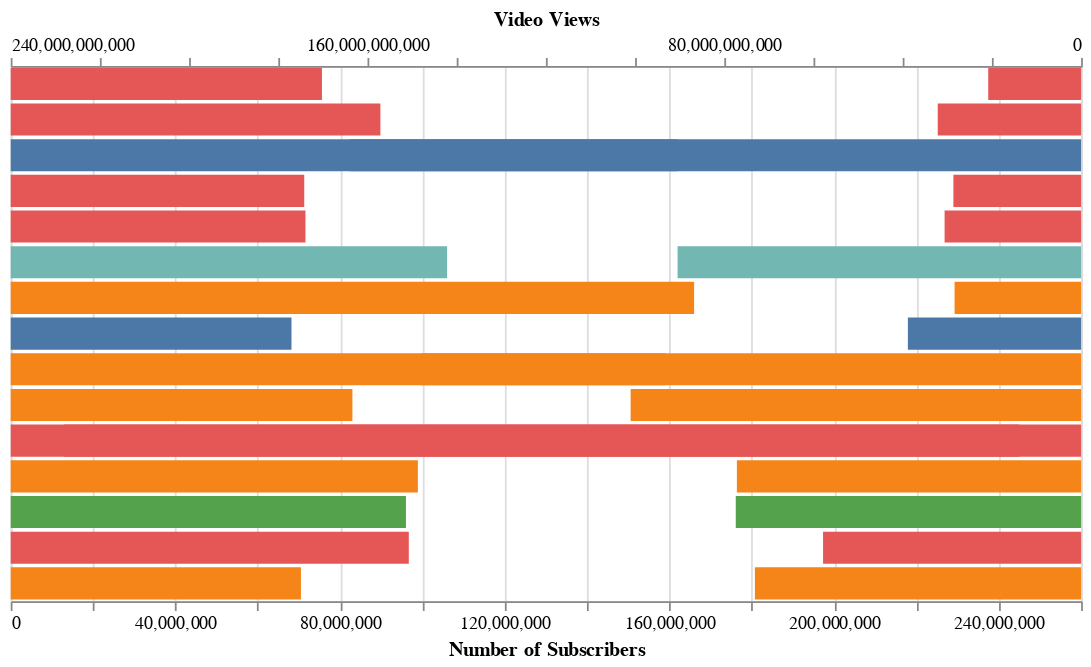

Notebook code cell kept with this figure:
### Code cell
# Plot for Subscribers (positive X-axis)
plot_subscribers = alt.Chart(top_channels).mark_bar().encode(
    y=alt.Y('youtuber:N', title='YouTube Channel'),
    x=alt.X('subscribers:Q', title='Number of Subscribers'),
    color=alt.condition(channel_type_select, 'channel_type:N', alt.value('lightgray'), legend=None),
    tooltip=['youtuber', 'subscribers', 'channel_type:N']
).add_selection(
    select_country,
    channel_type_select
)

# Plot for Video Views (negative X-axis)
plot_views = alt.Chart(top_channels).mark_bar().encode(
    y=alt.Y('youtuber:N', axis=None),
    x=alt.X('video_views:Q', title='Video Views', scale=alt.Scale(reverse=True, zero=False)),
    color=alt.condition(channel_type_select, 'channel_type:N', alt.value('lightgray'), legend=None),
    tooltip=['youtuber', 'subscribers', 'channel_type:N']
).add_selection(
    select_country,
    channel_type_select
)

# Combining the plots with independent x-axis scales
combined_plots = alt.layer(plot_subscribers, plot_views).resolve_scale(
    y='shared',
    x='independent'  # Each plot keeps its own x-axis scale
).properties(
    width=600,
    height=300
)

# Display the combined plots
combined_plots

### Figure 1 — Vega-Lite specification as saved in the notebook (floating-point values rounded to 4 significant figures)
{"config": {"view": {"continuousWidth": 300, "continuousHeight": 300}}, "layer": [{"mark": {"type": "bar"}, "encoding": {"color": {"condition": {"param": "param_1", "field": "channel_type", "type": "nominal", "legend": null}, "value": "lightgray"}, "tooltip": [{"field": "youtuber", "type": "nominal"}, {"field": "subscribers", "type": "quantitative"}, {"field": "channel_type", "type": "nominal"}], "x": {"field": "subscribers", "title": "Number of Subscribers", "type": "quantitative"}, "y": {"field": "youtuber", "title": "YouTube Channel", "type": "nominal"}}, "name": "view_6"}, {"mark": {"type": "bar"}, "encoding": {"color": {"condition": {"param": "param_1", "field": "channel_type", "type": "nominal", "legend": null}, "value": "lightgray"}, "tooltip": [{"field": "youtuber", "type": "nominal"}, {"field": "subscribers", "type": "quantitative"}, {"field": "channel_type", "type": "nominal"}], "x": {"field": "video_views", "scale": {"reverse": true, "zero": false}, "title": "Video Views", "type": "quantitative"}, "y": {"axis": null, "field": "youtuber", "type": "nominal"}}}], "data": {"name": "data-a2206f8ef6687f4015374d7d1249e193"}, "height": 300, "params": [{"name": "Select", "select": {"type": "point", "fields": ["Country"]}, "bind": {"input": "select", "options": ["India", "United States", "Russia", "South Korea", "Canada"]}, "views": ["view_6"]}, {"name": "param_1", "select": {"type": "point", "fields": ["channel_type"]}, "bind": {"input": "select", "options": ["Music", "Entertainment", "Education", "News", "Comedy", "Film", "Tech", "Howto", "People", "Games", NaN, "Sports", "Nonprofit", "Animals", "Autos", null], "labels": ["Music", "Entertainment", "Education", "News", "Comedy", "Film", "Tech", "Howto", "People", "Games", "nan", "Sports", "Nonprofit", "Animals", "Autos", "All"], "name": "Channel Type:"}, "views": ["view_6"]}], "resolve": {"scale": {"x": "independent", "y": "shared"}}, "width": 600, "$schema": "https://vega.github.io/schema/vega-lite/v5.14.1.json", "datasets": {"data-a2206f8ef6687f4015374d7d1249e193": [{"youtuber": "T-Series", "subscribers": 245000000, "video_views": 228000000000.0, "category": "Music", "title": "T-Series", "uploads": 20082, "Country": "India", "abbreviation": "IN", "channel_type": "Music", "video_views_rank": 1.0, "country_rank": 1.0, "channel_type_rank": 1.0, "video_views_for_the_last_30_days": 2258000000.0, "lowest_monthly_earnings": 564600.0, "highest_monthly_earnings": 9000000.0, "lowest_yearly_earnings": 6800000.0, "highest_yearly_earnings": 108400000.0, "subscribers_for_last_30_days": 2000000.0, "gross_tertiary_education_enrollment": 28.1, "population": 1366000000.0, "unemployment_rate": 5.36, "urban_population": 471000000.0, "latitude": 20.59, "longitude": 78.96, "created_date": "2006-03-13T00:00:00", "unemployment_rate_ordinal": "Moderate", "education_enrollment_ordinal": "Low", "ID": 356, "Continent": "Asia"}, {"youtuber": "MrBeast", "subscribers": 166000000, "video_views": 28370000000.0, "category": "Entertainment", "title": "MrBeast", "uploads": 741, "Country": "United States", "abbreviation": "US", "channel_type": "Entertainment", "video_views_rank": 48.0, "country_rank": 1.0, "channel_type_rank": 1.0, "video_views_for_the_last_30_days": 1348000000.0, "lowest_monthly_earnings": 337000.0, "highest_monthly_earnings": 5400000.0, "lowest_yearly_earnings": 4000000.0, "highest_yearly_earnings": 64700000.0, "subscribers_for_last_30_days": 8000000.0, "gross_tertiary_education_enrollment": 88.2, "population": 328200000.0, "unemployment_rate": 14.7, "urban_population": 270700000.0, "latitude": 37.09, "longitude": -95.71, "created_date": "2012-02-20T00:00:00", "unemployment_rate_ordinal": "High", "education_enrollment_ordinal": "High", "ID": 840, "Continent": "North America"}, {"youtuber": "Cocomelon - Nursery Rhymes", "subscribers": 162000000, "video_views": 164000000000.0, "category": "Education", "title": "Cocomelon - Nursery Rhymes", "uploads": 966, "Country": "United States", "abbreviation": "US", "channel_type": "Education", "video_views_rank": 2.0, "country_rank": 2.0, "channel_type_rank": 1.0, "video_views_for_the_last_30_days": 1975000000.0, "lowest_monthly_earnings": 493800.0, "highest_monthly_earnings": 7900000.0, "lowest_yearly_earnings": 5900000.0, "highest_yearly_earnings": 94800000.0, "subscribers_for_last_30_days": 1000000.0, "gross_tertiary_education_enrollment": 88.2, "population": 328200000.0, "unemployment_rate": 14.7, "urban_population": 270700000.0, "latitude": 37.09, "longitude": -95.71, "created_date": "2006-09-01T00:00:00", "unemployment_rate_ordinal": "High", "education_enrollment_ordinal": "High", "ID": 840, "Continent": "North America"}, {"youtuber": "SET India", "subscribers": 159000000, "video_views": 148000000000.0, "category": "Shows", "title": "SET India", "uploads": 116536, "Country": "India", "abbreviation": "IN", "channel_type": "Entertainment", "video_views_rank": 3.0, "country_rank": 2.0, "channel_type_rank": 2.0, "video_views_for_the_last_30_days": 1824000000.0, "lowest_monthly_earnings": 455900.0, "highest_monthly_earnings": 7300000.0, "lowest_yearly_earnings": 5500000.0, "highest_yearly_earnings": 87500000.0, "subscribers_for_last_30_days": 1000000.0, "gross_tertiary_education_enrollment": 28.1, "population": 1366000000.0, "unemployment_rate": 5.36, "urban_population": 471000000.0, "latitude": 20.59, "longitude": 78.96, "created_date": "2006-09-20T00:00:00", "unemployment_rate_ordinal": "Moderate", "education_enrollment_ordinal": "Low", "ID": 356, "Continent": "Asia"}, {"youtuber": "Like Nastya", "subscribers": 106000000, "video_views": 90480000000.0, "category": "People & Blogs", "title": "Like Nastya Vlog", "uploads": 493, "Country": "Russia", "abbreviation": "RU", "channel_type": "People", "video_views_rank": 630.0, "country_rank": 5.0, "channel_type_rank": 25.0, "video_views_for_the_last_30_days": 48950000.0, "lowest_monthly_earnings": 12200.0, "highest_monthly_earnings": 195800.0, "lowest_yearly_earnings": 146800.0, "highest_yearly_earnings": 2300000.0, "subscribers_for_last_30_days": 100000.0, "gross_tertiary_education_enrollment": 81.9, "population": 144400000.0, "unemployment_rate": 4.59, "urban_population": 107700000.0, "latitude": 61.52, "longitude": 105.3, "created_date": "2016-01-14T00:00:00", "unemployment_rate_ordinal": "Low", "education_enrollment_ordinal": "High", "ID": 643, "Continent": "Europe"}, {"youtuber": "Vlad and Niki", "subscribers": 98900000, "video_views": 77180000000.0, "category": "Entertainment", "title": "Vlad and Niki", "uploads": 574, "Country": "United States", "abbreviation": "US", "channel_type": "Entertainment", "video_views_rank": 8.0, "country_rank": 5.0, "channel_type_rank": 6.0, "video_views_for_the_last_30_days": 580600000.0, "lowest_monthly_earnings": 145100.0, "highest_monthly_earnings": 2300000.0, "lowest_yearly_earnings": 1700000.0, "highest_yearly_earnings": 27900000.0, "subscribers_for_last_30_days": 600000.0, "gross_tertiary_education_enrollment": 88.2, "population": 328200000.0, "unemployment_rate": 14.7, "urban_population": 270700000.0, "latitude": 37.09, "longitude": -95.71, "created_date": "2018-04-23T00:00:00", "unemployment_rate_ordinal": "High", "education_enrollment_ordinal": "High", "ID": 840, "Continent": "North America"}, {"youtuber": "Zee Music Company", "subscribers": 96700000, "video_views": 57860000000.0, "category": "Music", "title": "Zee Music Company", "uploads": 8548, "Country": "India", "abbreviation": "IN", "channel_type": "Music", "video_views_rank": 12.0, "country_rank": 3.0, "channel_type_rank": 2.0, "video_views_for_the_last_30_days": 803600000.0, "lowest_monthly_earnings": 200900.0, "highest_monthly_earnings": 3200000.0, "lowest_yearly_earnings": 2400000.0, "highest_yearly_earnings": 38600000.0, "subscribers_for_last_30_days": 1100000.0, "gross_tertiary_education_enrollment": 28.1, "population": 1366000000.0, "unemployment_rate": 5.36, "urban_population": 471000000.0, "latitude": 20.59, "longitude": 78.96, "created_date": "2014-03-12T00:00:00", "unemployment_rate_ordinal": "Moderate", "education_enrollment_ordinal": "Low", "ID": 356, "Continent": "Asia"}, {"youtuber": "WWE", "subscribers": 96000000, "video_views": 77430000000.0, "category": "Sports", "title": "WWE", "uploads": 70127, "Country": "United States", "abbreviation": "US", "channel_type": "Sports", "video_views_rank": 7.0, "country_rank": 6.0, "channel_type_rank": 1.0, "video_views_for_the_last_30_days": 714600000.0, "lowest_monthly_earnings": 178700.0, "highest_monthly_earnings": 2900000.0, "lowest_yearly_earnings": 2100000.0, "highest_yearly_earnings": 34300000.0, "subscribers_for_last_30_days": 600000.0, "gross_tertiary_education_enrollment": 88.2, "population": 328200000.0, "unemployment_rate": 14.7, "urban_population": 270700000.0, "latitude": 37.09, "longitude": -95.71, "created_date": "2007-05-11T00:00:00", "unemployment_rate_ordinal": "High", "education_enrollment_ordinal": "High", "ID": 840, "Continent": "North America"}, {"youtuber": "BLACKPINK", "subscribers": 89800000, "video_views": 32140000000.0, "category": "People & Blogs", "title": "BLACKPINK", "uploads": 543, "Country": "South Korea", "abbreviation": "KR", "channel_type": "Music", "video_views_rank": 32.0, "country_rank": 1.0, "channel_type_rank": 3.0, "video_views_for_the_last_30_days": 498900000.0, "lowest_monthly_earnings": 124700.0, "highest_monthly_earnings": 2000000.0, "lowest_yearly_earnings": 1500000.0, "highest_yearly_earnings": 23900000.0, "subscribers_for_last_30_days": 700000.0, "gross_tertiary_education_enrollment": 94.3, "population": 51710000.0, "unemployment_rate": 4.15, "urban_population": 42110000.0, "latitude": 35.91, "longitude": 127.8, "created_date": "2016-06-29T00:00:00", "unemployment_rate_ordinal": "Low", "education_enrollment_ordinal": "High", "ID": 410, "Continent": "Asia"}, {"youtuber": "Sony SAB", "subscribers": 83000000, "video_views": 101000000000.0, "category": "Shows", "title": "Sony SAB", "uploads": 71270, "Country": "India", "abbreviation": "IN", "channel_type": "Entertainment", "video_views_rank": 4.0, "country_rank": 5.0, "channel_type_rank": 7.0, "video_views_for_the_last_30_days": 1657000000.0, "lowest_monthly_earnings": 414300.0, "highest_monthly_earnings": 6600000.0, "lowest_yearly_earnings": 5000000.0, "highest_yearly_earnings": 79600000.0, "subscribers_for_last_30_days": 1100000.0, "gross_tertiary_education_enrollment": 28.1, "population": 1366000000.0, "unemployment_rate": 5.36, "urban_population": 471000000.0, "latitude": 20.59, "longitude": 78.96, "created_date": "2007-08-04T00:00:00", "unemployment_rate_ordinal": "Moderate", "education_enrollment_ordinal": "Low", "ID": 356, "Continent": "Asia"}, {"youtuber": "BANGTANTV", "subscribers": 75600000, "video_views": 20830000000.0, "category": "Music", "title": "BANGTANTV", "uploads": 2281, "Country": "South Korea", "abbreviation": "KR", "channel_type": "Music", "video_views_rank": 112.0, "country_rank": 2.0, "channel_type_rank": 4.0, "video_views_for_the_last_30_days": 168300000.0, "lowest_monthly_earnings": 42100.0, "highest_monthly_earnings": 673200.0, "lowest_yearly_earnings": 504900.0, "highest_yearly_earnings": 8100000.0, "subscribers_for_last_30_days": 400000.0, "gross_tertiary_education_enrollment": 94.3, "population": 51710000.0, "unemployment_rate": 4.15, "urban_population": 42110000.0, "latitude": 35.91, "longitude": 127.8, "created_date": "2012-12-17T00:00:00", "unemployment_rate_ordinal": "Low", "education_enrollment_ordinal": "High", "ID": 410, "Continent": "Asia"}, {"youtuber": "Justin Bieber", "subscribers": 71600000, "video_views": 30610000000.0, "category": "Music", "title": "Justin Bieber", "uploads": 249, "Country": "Canada", "abbreviation": "CA", "channel_type": "Music", "video_views_rank": 38.0, "country_rank": 1.0, "channel_type_rank": 6.0, "video_views_for_the_last_30_days": 176300000.0, "lowest_monthly_earnings": 44100.0, "highest_monthly_earnings": 705300.0, "lowest_yearly_earnings": 529000.0, "highest_yearly_earnings": 8500000.0, "subscribers_for_last_30_days": 100000.0, "gross_tertiary_education_enrollment": 68.9, "population": 36990000.0, "unemployment_rate": 5.56, "urban_population": 30630000.0, "latitude": 56.13, "longitude": -106.3, "created_date": "2007-01-15T00:00:00", "unemployment_rate_ordinal": "Moderate", "education_enrollment_ordinal": "High", "ID": 124, "Continent": "North America"}, {"youtuber": "HYBE LABELS", "subscribers": 71300000, "video_views": 28630000000.0, "category": "Music", "title": "HYBE LABELS", "uploads": 1337, "Country": "South Korea", "abbreviation": "KR", "channel_type": "Music", "video_views_rank": 46.0, "country_rank": 3.0, "channel_type_rank": 5.0, "video_views_for_the_last_30_days": 598200000.0, "lowest_monthly_earnings": 149500.0, "highest_monthly_earnings": 2400000.0, "lowest_yearly_earnings": 1800000.0, "highest_yearly_earnings": 28700000.0, "subscribers_for_last_30_days": 900000.0, "gross_tertiary_education_enrollment": 94.3, "population": 51710000.0, "unemployment_rate": 4.15, "urban_population": 42110000.0, "latitude": 35.91, "longitude": 127.8, "created_date": "2008-06-04T00:00:00", "unemployment_rate_ordinal": "Low", "education_enrollment_ordinal": "High", "ID": 410, "Continent": "Asia"}, {"youtuber": "Zee TV", "subscribers": 70500000, "video_views": 73140000000.0, "category": "Entertainment", "title": "Zee TV", "uploads": 129204, "Country": "India", "abbreviation": "IN", "channel_type": "Entertainment", "video_views_rank": 9.0, "country_rank": 6.0, "channel_type_rank": 8.0, "video_views_for_the_last_30_days": 1707000000.0, "lowest_monthly_earnings": 426800.0, "highest_monthly_earnings": 6800000.0, "lowest_yearly_earnings": 5100000.0, "highest_yearly_earnings": 81900000.0, "subscribers_for_last_30_days": 900000.0, "gross_tertiary_education_enrollment": 28.1, "population": 1366000000.0, "unemployment_rate": 5.36, "urban_population": 471000000.0, "latitude": 20.59, "longitude": 78.96, "created_date": "2005-12-11T00:00:00", "unemployment_rate_ordinal": "Moderate", "education_enrollment_ordinal": "Low", "ID": 356, "Continent": "Asia"}, {"youtuber": "Pinkfong Baby Shark - Kids' Songs & Stories", "subscribers": 68200000, "video_views": 38840000000.0, "category": "Education", "title": "Pinkfong Baby Shark - Kids' Songs & Stories", "uploads": 2865, "Country": "United States", "abbreviation": "US", "channel_type": "Education", "video_views_rank": 23.0, "country_rank": 8.0, "channel_type_rank": 2.0, "video_views_for_the_last_30_days": 473400000.0, "lowest_monthly_earnings": 118300.0, "highest_monthly_earnings": 1900000.0, "lowest_yearly_earnings": 1400000.0, "highest_yearly_earnings": 22700000.0, "subscribers_for_last_30_days": 600000.0, "gross_tertiary_education_enrollment": 88.2, "population": 328200000.0, "unemployment_rate": 14.7, "urban_population": 270700000.0, "latitude": 37.09, "longitude": -95.71, "created_date": "2011-12-14T00:00:00", "unemployment_rate_ordinal": "High", "education_enrollment_ordinal": "High", "ID": 840, "Continent": "North America"}]}}
